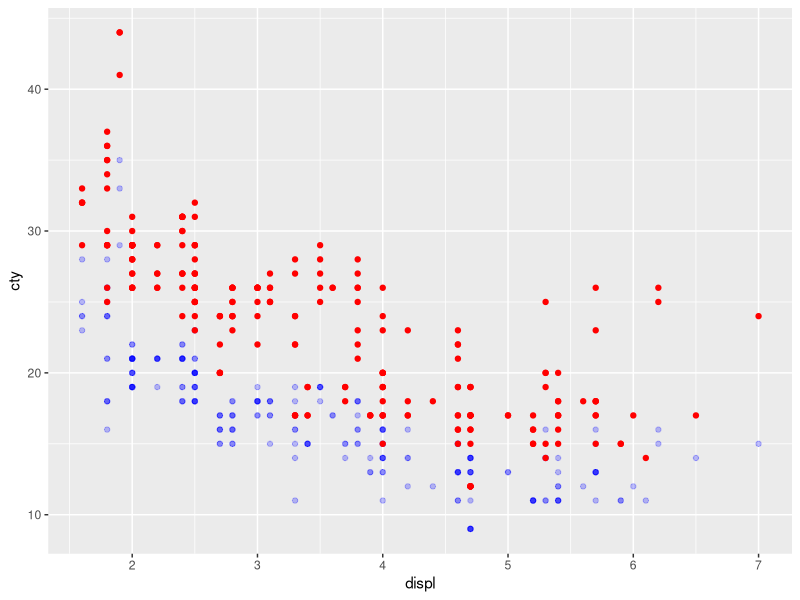
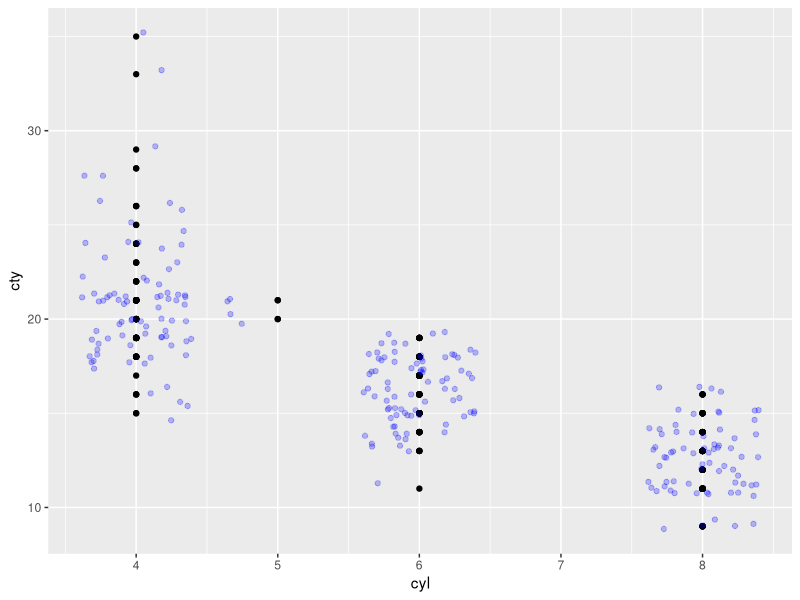
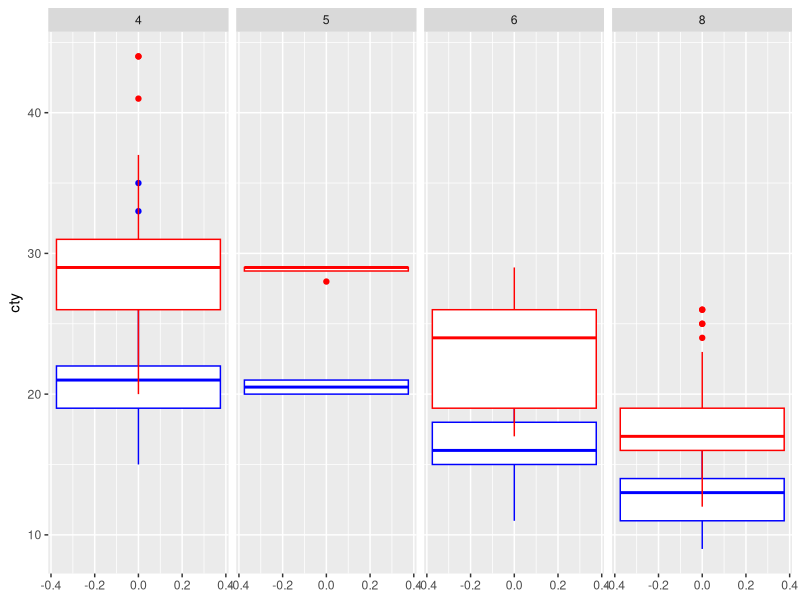

The R script that drew these images, in order: (Note: this script raises an error after producing the figures.)
## ---- chunk 1
library(ggplot2)
## ---- chunk 2
ggplot(data=mpg) +
  aes(x=displ, y=cty) +
  geom_point(alpha=0.25, color="blue") +
  geom_point(aes(y=hwy), color="red")
## ---- chunk 3
ggplot(data=mpg) +
  aes(x=cyl, y=cty) +
  geom_point()+ 
  geom_jitter(alpha=0.25, color="blue")
## ---- chunk 4
ggplot(data=mpg) +
  geom_boxplot(aes(y=cty), color="blue") +
  geom_boxplot(aes(y=hwy), color="red") +
  facet_grid(~cyl)
## ---- chunk 5
mipega <- function(miles_per_gallon) 235.215 / miles_per_gallon
## ---- chunk 6
mpg %>%
  mutate(cty=mipega(cty), hwy=mipega(hwy)) %>%
  rename(curbano=cty, ccarretera=hwy) %>%
  filter(class=="suv") -> newdata
## ---- chunk 7
ggplot(newdata) +
  aes(x=displ, y=curbano) +
  geom_point(color="red") +
  geom_smooth(color="black")

## ---- chunk 8
md <- map_data("world")
md %>%
  filter(region == "Canary Islands" | region == "Spain") %>% 
  mutate(lat= if(region=="Canary Islands") lat+8 else lat) %>%
  ggplot() +
  aes(x=long, y=lat, group=group) +
  geom_polygon(fill="white", color="black") +
  coord_quickmap()
